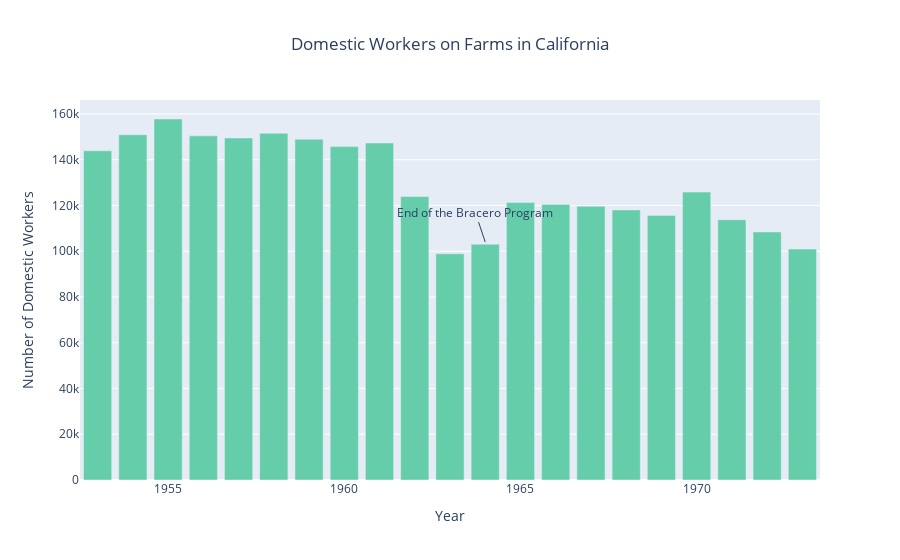

Notebook code cell kept with this figure:
### Markdown cell above
Additionally, a national overview again does not address the disparity in states and their participation in the Bracero Program. In the figures below, one can see that there was a slight increase in domestic farm workers in California after ending the Bracero Program. However, this increase in around 15,000 domestic workers does not totally account for the loss of around 26,000 Bracero Workers as indicated by the Bracero graph. Therefore, it is possible the loss of Braceros increased domestic hiring, but not to the extent that it fully replaced Bracero work. On the other hand, in Texas there was no increase in domestic farmworkers after ending the Bracero Program, showing that California cannot represent an overall improvement in hiring domestic workers after the end of the Bracero Program.

The graph of Florida also complicates this conclusion, as Florida was one the states that, according to this dataset, did not have any Bracero workers. However, their hiring of domestic workers increased just before ending the Bracero program and showed a similar pattern to California after the end of the program. Therefore, one cannot confidently conclude that the end of the Bracero Program was the cause of an increase in domestic hiring in California because a similar phenomenon occurred in a state without Bracero workers.

### Code cell
#california
cafilter = domestic_df['State'] == 'CA'
cadomestic = domestic_df[cafilter]
cadomesticfig = px.bar(cadomestic, x='Year', y='TotalDomestic', title='Domestic Workers on Farms in California', 
                     labels={'TotalDomestic': 'Number of Domestic Workers'})
cadomesticfig.update_layout(title={'x':0.5, 'xanchor': 'center'})
cadomesticfig.add_annotation(x=1964, y=104000, text='End of the Bracero Program', showarrow=True)
cadomesticfig.update_traces(marker_color='mediumaquamarine')
cadomesticfig.show()

#florida
txfilter = domestic_df['State'] == 'TX'
txdomestic = domestic_df[txfilter]
txdomesticfig = px.bar(txdomestic, x='Year', y='TotalDomestic', title='Domestic Workers on Farms in Texas', 
                     labels={'TotalDomestic': 'Number of Domestic Workers'})
txdomesticfig.update_layout(title={'x':0.5, 'xanchor': 'center'})
txdomesticfig.add_annotation(x=1964, y=110000, text='End of the Bracero Program', showarrow=True)
txdomesticfig.update_traces(marker_color='indianred')
txdomesticfig.show()

#florida
flfilter = domestic_df['State'] == 'FL'
fldomestic = domestic_df[flfilter]
fldomesticfig = px.bar(fldomestic, x='Year', y='TotalDomestic', title='Domestic Workers on Farms in Florida', 
                     labels={'TotalDomestic': 'Number of Domestic Workers'})
fldomesticfig.update_layout(title={'x':0.5, 'xanchor': 'center'})
fldomesticfig.add_annotation(x=1964, y=45000, text='End of the Bracero Program', showarrow=True)
fldomesticfig.update_traces(marker_color='lightskyblue')
fldomesticfig.show()

### Figure 1 — Plotly figure (JSON) as saved in the notebook; plotly's stock layout.template omitted (floating-point values rounded to 4 significant figures)
{"data": [{"alignmentgroup": "True", "hovertemplate": "Year=%{x}<br>Number of Domestic Workers=%{y}<extra></extra>", "legendgroup": "", "marker": {"color": "mediumaquamarine", "pattern": {"shape": ""}}, "name": "", "offsetgroup": "", "orientation": "v", "showlegend": false, "textposition": "auto", "type": "bar", "x": [1953, 1954, 1955, 1956, 1957, 1958, 1959, 1960, 1961, 1962, 1963, 1964, 1965, 1966, 1967, 1968, 1969, 1970, 1971, 1972, 1973], "xaxis": "x", "y": [143920, 150900.0, 157800, 150400.0, 149500.0, 151550, 148900.0, 145700.0, 147300.0, 123900.0, 98890.0, 103100.0, 121300.0, 120470, 119618, 118100.0, 115700.0, 125800.0, 113800.0, 108400.0, 100900.0], "yaxis": "y"}], "layout": {"annotations": [{"showarrow": true, "text": "End of the Bracero Program", "x": 1964, "y": 104000}], "autosize": true, "barmode": "relative", "legend": {"tracegroupgap": 0}, "title": {"text": "Domestic Workers on Farms in California", "x": 0.5, "xanchor": "center"}, "xaxis": {"anchor": "y", "autorange": true, "domain": [0, 1], "range": [1952.0, 1974.0], "title": {"text": "Year"}, "type": "linear"}, "yaxis": {"anchor": "x", "autorange": true, "domain": [0, 1], "range": [0, 166100.0], "title": {"text": "Number of Domestic Workers"}, "type": "linear"}}}
